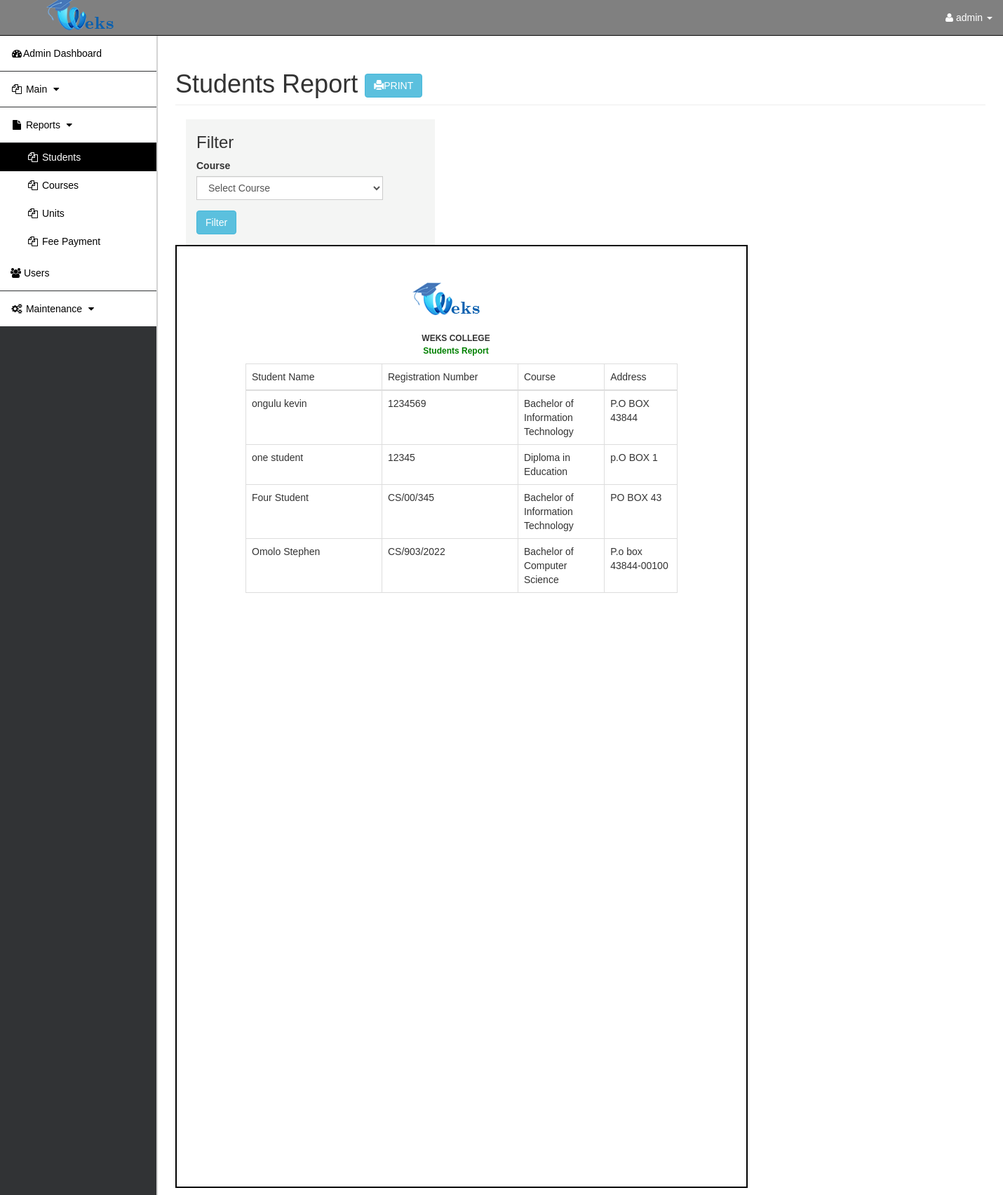
The app's page /rms.php?page=students_report (signed in) with its own data.
### tables this page shows
CREATE TABLE `students` (
  `STUDENT_ID` int(50) NOT NULL,
  `REGISTRATION_NUMBER` varchar(12) NOT NULL,
  `PROGRAM` int(20) NOT NULL,
  `PG_NAME` varchar(100) NOT NULL,
  `PG_ADDRESS` varchar(255) NOT NULL,
  `PG_PHONE` varchar(15) NOT NULL,
  `HS_NAME` varchar(100) NOT NULL,
  `HS_GRADE` varchar(2) NOT NULL,
  `HS_YEAR_COMPLETED` year(4) NOT NULL,
  `USER` int(10) NOT NULL,
  `study_year` int(10) NOT NULL DEFAULT 1
);

CREATE TABLE `user` (
  `USER_ID` int(11) NOT NULL,
  `LASTNAME` varchar(30) NOT NULL,
  `FIRSTNAME` varchar(30) NOT NULL,
  `MIDDLE_NAME` varchar(100) NOT NULL,
  `USERNAME` varchar(100) NOT NULL,
  `USER_TYPE` varchar(15) NOT NULL,
  `ADDRESS` varchar(255) NOT NULL,
  `GENDER` varchar(10) NOT NULL,
  `DOB` date NOT NULL DEFAULT current_timestamp(),
  `EMAIL` varchar(100) NOT NULL,
  `PASSWORD` varchar(255) NOT NULL DEFAULT '0192023a7bbd73250516f069df18b500'
);

CREATE TABLE `program` (
  `PROGRAM_ID` int(20) NOT NULL,
  `PROGRAM` varchar(255) NOT NULL,
  `DESCRIPTION` varchar(50) NOT NULL,
  `no_of_years` int(10) NOT NULL DEFAULT 1
);

### students_report.php (the view, shortened to what this page needs)
<?php session_start();
include 'db.php';
$sub_query='';
?>
<h1 class="page-header">Students Report      <button type="text" class="btn btn-info" onclick="printContent('stud')" >
  <i class="glyphicon glyphicon-print"></i>PRINT</button>
</h1>
<div class="col-md-4" id="">
  <div style="background-color:rgba(208, 212, 209, 0.23);padding-left:30px">
    <div class="row main">
      <div class="main-login main-center">
        <h3 id="head">Filter</h3>
        <form class="" method="post">
          <div class="form-group">
            <label for="sub" class="cols-sm-2 control-label">Course</label>
            <div class="cols-sm-4">
              <div class="input-group">
                <select name="subject_id" class="form-control">
                  <option value="">Select Course</option>
                </select>
              </div>
            </div>
          </div>
          <div class="form-group ">
            <button type="submit" name="verify" class="btn btn-info" id="btn_add">Filter</button>
          </div>
        </form>
      </div>
    </div>
  </div>
</div>
<div class="container">
  <div class="row">
   <div class="col-sm-3">
  </div>
  <br> <br>
  <div class="col-md-8" id="stud" style="padding:50px">
    <img style="margin-left: 40%;" src="asset/images/logo.png"><br><br>
    <div style="margin-left:.5in;margin-right:.5in;margin-top:.1in;margin-bottom:.1in;line-height:1mm;">
     <table>
       <tr>
        <td style="width:20%;">
        </td>
        <td style="width:400px;font-size:12px;line-height:1mm;text-align:center" >
          <p><b>WEKS COLLEGE</b></p>
          <p style="padding:5px; font-weight: bold; color:green" >Students Report</p>
        </td>
      </tr>
    </table>
    <table id="students" class="table table-bordered" >
      <thead>
        <tr id="heads">
          <td style="width:20%">Student Name</th>
            <td style="width:20%">Registration Number</th>
              <td style="width:10%">Course</th>
                <td style="width:10%">Address</th>
                </tr>
              </thead>
              <tbody>
                <?php
                $sql=  mysqli_query($conn, "SELECT * FROM students JOIN user ON students.USER=user.USER_ID JOIN program on students.PROGRAM= program.PROGRAM_ID $sub_query");
                while($row = mysqli_fetch_assoc($sql)) {
                  ?>
                  <tr>
                    <td><?php echo $row['LASTNAME'] . ' ' . $row['FIRSTNAME']. ' ' . $row['MIDDLENAME'] ?></td>
                    <td><?php echo $row['REGISTRATION_NUMBER'] ?></td>
                    <td><?php echo $row['PROGRAM'] ?></td>
                    <td><?php echo $row['ADDRESS'] ?></td>
                  </tr>
                  <?php
                } mysqli_close($conn);
                ?>
              </tbody>
            </table>
          </div>
        </div>
      </div>
    </div>

### asset/css/sb-admin.css (style rules this page uses)
body { margin-top: 100px; background-color: #222; }
@media (min-width:768px) { body { margin-top: 50px; } }

### asset/css/styles.css (style rules this page uses)
* { box-sizing:border-box }
body { font-family: Verdana,sans-serif; }

### students_report.php (style rules this page uses)
#stud { width:8.5in; height:14in; overflow:hidden; margin:auto; border:2px solid #000; background-color:white; }

### records on screen
students: USER.LASTNAME "ongulu", USER.FIRSTNAME "kevin", REGISTRATION_NUMBER "1234569", PROGRAM.PROGRAM "Bachelor of Information Technology", USER.ADDRESS "P.O BOX 43844"
students: USER.LASTNAME "one", USER.FIRSTNAME "student", REGISTRATION_NUMBER "12345", PROGRAM.PROGRAM "Diploma in Education", USER.ADDRESS "p.O BOX 1"
students: USER.LASTNAME "Four", USER.FIRSTNAME "Student", REGISTRATION_NUMBER "CS/00/345", PROGRAM.PROGRAM "Bachelor of Information Technology", USER.ADDRESS "PO BOX 43"
students: USER.LASTNAME "Omolo", USER.FIRSTNAME "Stephen", REGISTRATION_NUMBER "CS/903/2022", PROGRAM.PROGRAM "Bachelor of Computer Science", USER.ADDRESS "P.o box 43844-00100"

### other values on screen
$_SESSION['fname'] "admin"
